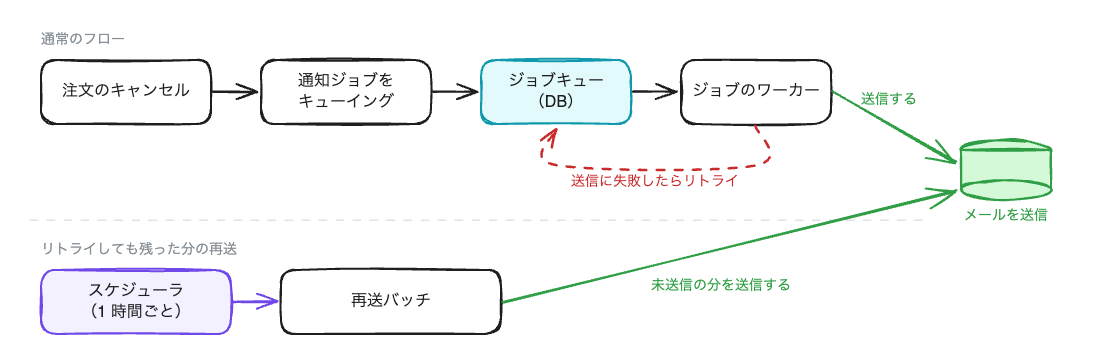

Recreate this plot in Python.
"""Example: a mechanism with the normal flow and the fallback in separate lanes.

    python3 mechanism.py mechanism.excalidraw
"""

import sys
from pathlib import Path

sys.path.insert(0, str(Path(__file__).resolve().parents[2] / "scripts"))
from excalidraw_scene import COLORS, Scene  # noqa: E402

s = Scene()
red = COLORS["problem"][0]
green = COLORS["store"][0]

s.lane_title(30, 0, "通常のフロー")
# Name the first box after the event the reader knows, not the technical layer.
a = s.box(30, 30, 170, 64, "注文のキャンセル")
b = s.box(250, 30, 170, 64, "通知ジョブを\nキューイング")
c = s.box(470, 30, 150, 64, "ジョブキュー\n（DB）", role="queue")
d = s.box(670, 30, 150, 64, "ジョブのワーカー")
s.arrow_between(a, b)
s.arrow_between(b, c)
s.arrow_between(c, d)
s.arrow(745, 96, [[0, 0], [0, 40], [-200, 40], [-200, 2]], stroke=red, style="dashed")
s.text(560, 142, "送信に失敗したらリトライ", size=14, color=red)

mail = s.cylinder(950, 110, "メールを送信")
s.arrow(822, 62, [[0, 0], [124, 70]], stroke=green)
s.text(850, 60, "送信する", size=14, color=green)

s.separator(20, 190, 900)

s.lane_title(30, 210, "リトライしても残った分の再送")
e = s.box(30, 240, 190, 64, "スケジューラ\n（1 時間ごと）", role="schedule")
f = s.box(270, 240, 220, 64, "再送バッチ")
s.arrow_between(e, f, role="schedule")
s.arrow(492, 272, [[0, 0], [454, -112]], stroke=green)
s.text(640, 246, "未送信の分を送信する", size=14, color=green)

s.save(sys.argv[1] if len(sys.argv) > 1 else "mechanism.excalidraw")
